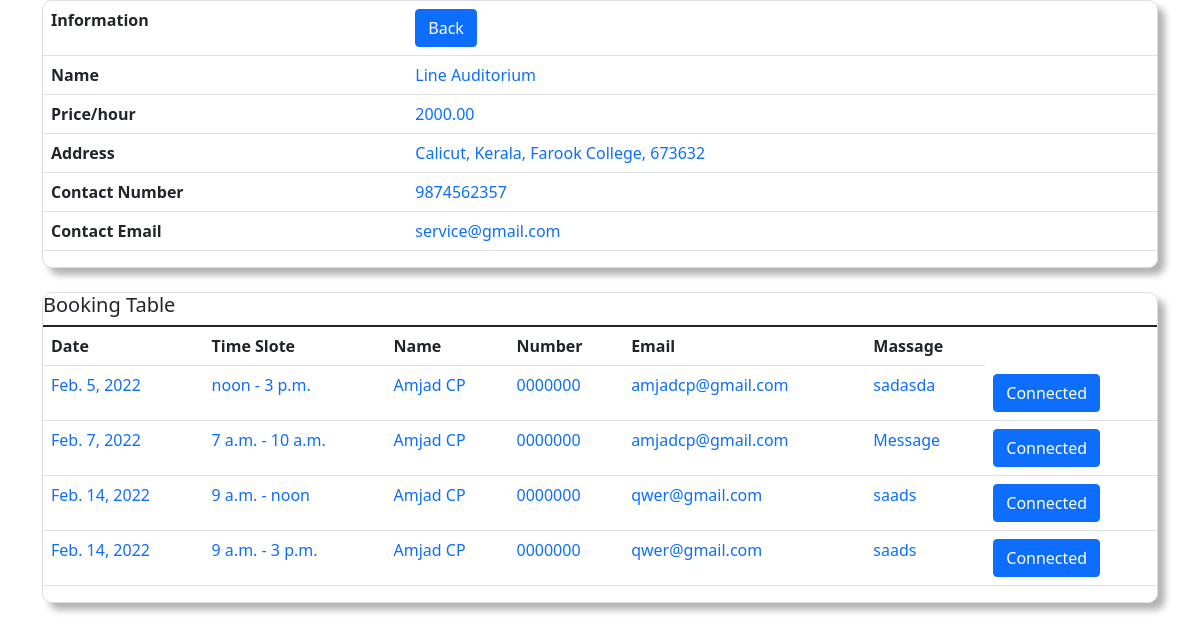
/serviceprovider/auditorium-dashboard/service@gmail.com/2 (signed in), run on an earlier commit of the app's database.
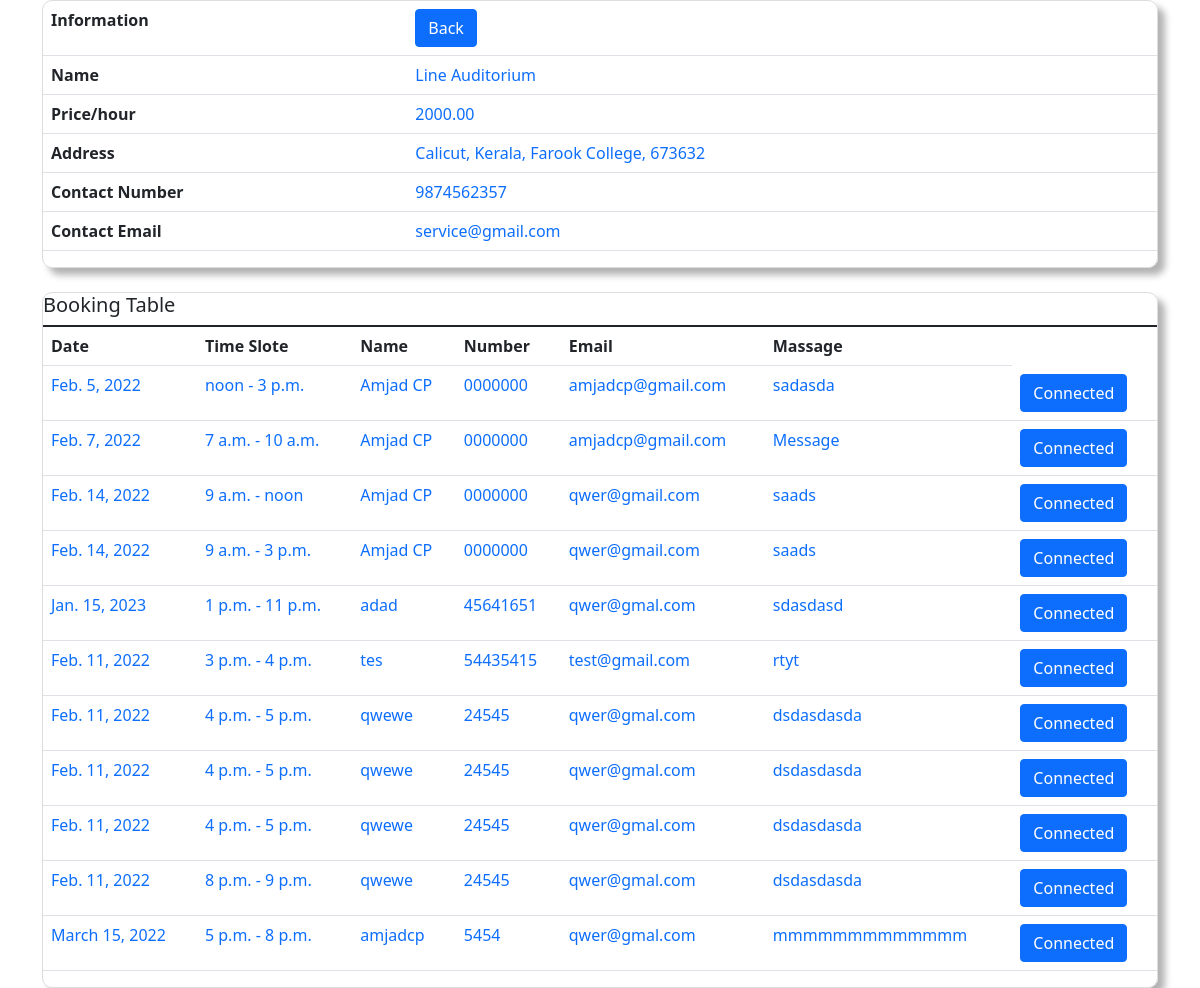
And on a later commit of the database.
### serviceprovider/models.py (models this page shows, shortened)
class Book(models.Model):
    auditorium = models.ForeignKey(Auditorium, on_delete=models.CASCADE)
    user = models.ForeignKey(User, on_delete=models.CASCADE)
    book_name = models.CharField(max_length=30)
    book_number = models.CharField(max_length=15)
    book_email = models.EmailField()
    date = models.DateField()
    from_time = models.TimeField()
    to_time = models.TimeField()
    message = models.TextField(max_length=200)
    connected = models.BooleanField(default=False)

### serviceprovider/views.py (the view)
# urls.py: path('auditorium-dashboard/<str:user>/<int:id>', auditorium_dashboard, name='auditorium-dashboard'),
@login_required
def auditorium_dashboard(request, user, id):
    auditorium = Auditorium.objects.get(id=id)
    books = Book.objects.filter(auditorium=auditorium)
    context = {'auditorium':auditorium, 'books':books}
    return render(request, 'auditorium_dashboard.html', context=context)

### serviceprovider/templates/auditorium_dashboard.html (shortened to what the changed rows need)
<html>
    <head>
       <link href="https://cdn.jsdelivr.net/npm/bootstrap@5.1.3/dist/css/bootstrap.min.css" rel="stylesheet">
    </head>
    <body>
        <br>
        <div class="container bootstrap snippets bootdey">
            <div class="panel-body inf-content">
                <div class="row">
                        <div class="table-responsive">
                            <table class="table table-user-information">
                                <thead>
                                    <h5>
                                        Booking Table
                                    </h5>
                                </thead>
                                <tbody>
                                    {% for book in books %}
                                    <tr>
                                        <td>
                                            <span class="glyphicon glyphicon-asterisk text-primary">{{book.date}}</span>
                                        </td>
                                        <td>
                                            <span class="glyphicon glyphicon-asterisk text-primary">{{book.from_time}} - {{book.to_time}}</span>
                                        </td>
                                        <td>
                                            <span class="glyphicon glyphicon-asterisk text-primary">{{book.book_name}}</span>
                                        </td>
                                        <td>
                                            <span class="glyphicon glyphicon-asterisk text-primary">{{book.book_number}}</span>
                                        </td>
                                        <td>
                                            <span class="glyphicon glyphicon-asterisk text-primary">{{book.book_email}}</span>
                                        </td>
                                        <td>
                                            <span class="glyphicon glyphicon-asterisk text-primary">{{book.message}}</span>
                                        </td>
                                        <td>
                                            {% if book.connected == False %}
                                            <a class="btn btn-primary" href="{% url 'home:connected' book.id %}">Connected</a>
                                            {% elif book.connected == True %}
                                            <a class="btn btn-danger" href="{% url 'home:remove' book.id %}">Spam</a>
                                            {% elif date >= book.date%}
                                            <a class="btn btn-primary" href="{% url 'home:remove' book.id %}">Clear</a>
                                            {% endif %}
                                        </td>
                                    </tr>
                                    {%endfor%}
                                </tbody>
                            </table>
                        </div>
                    </div>
                </div>
            </div>
    </body>
</html>

What changed in the data, as far as the page shows it:
added Book: date "Jan. 15, 2023", from_time "1 p.m.", to_time "11 p.m.", book_name "adad", book_number "45641651", book_email "qwer@gmal.com", message "sdasdasd", connected "Connected"
added Book: date "Feb. 11, 2022", from_time "3 p.m.", to_time "4 p.m.", book_name "tes", book_number "54435415", book_email "test@gmail.com", message "rtyt", connected "Connected"
added Book: date "Feb. 11, 2022", from_time "4 p.m.", to_time "5 p.m.", book_name "qwewe", book_number "24545", book_email "qwer@gmal.com", message "dsdasdasda", connected "Connected"
added Book: date "Feb. 11, 2022", from_time "4 p.m.", to_time "5 p.m.", book_name "qwewe", book_number "24545", book_email "qwer@gmal.com", message "dsdasdasda", connected "Connected"
added Book: date "Feb. 11, 2022", from_time "4 p.m.", to_time "5 p.m.", book_name "qwewe", book_number "24545", book_email "qwer@gmal.com", message "dsdasdasda", connected "Connected"
added Book: date "Feb. 11, 2022", from_time "8 p.m.", to_time "9 p.m.", book_name "qwewe", book_number "24545", book_email "qwer@gmal.com", message "dsdasdasda", connected "Connected"
added Book: date "March 15, 2022", from_time "5 p.m.", to_time "8 p.m.", book_name "amjadcp", book_number "5454", book_email "qwer@gmal.com", message "mmmmmmmmmmmmm", connected "Connected"
